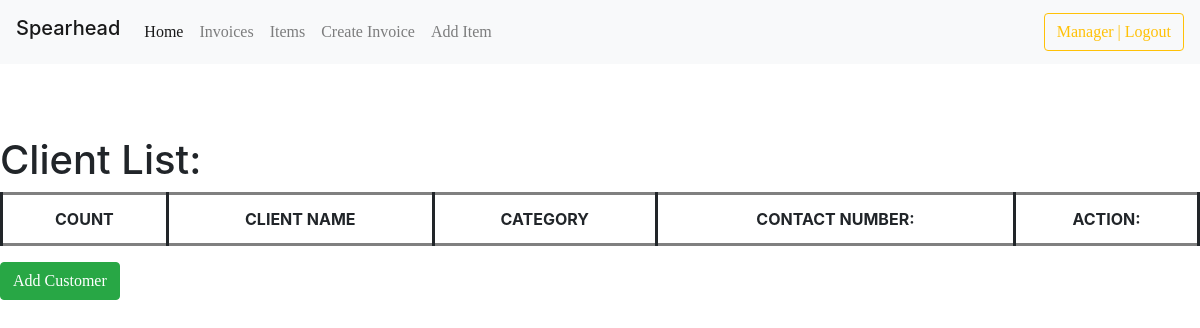
Before: /list_client/ (signed in) with the older database file.
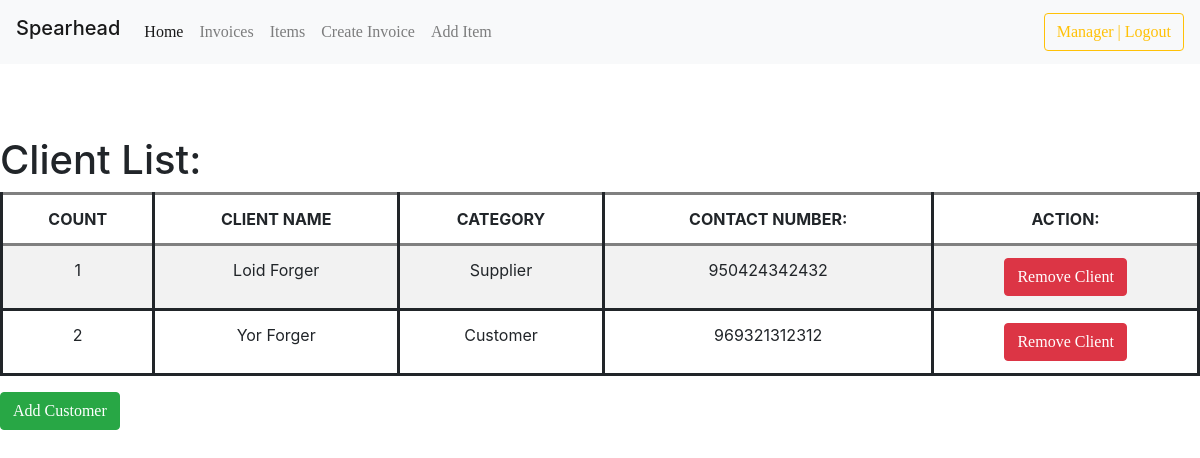
After: the same page with the newer database file.
### clientmgmt/models.py (models this page shows, shortened)
class Client(models.Model):
    client_name = models.CharField('Client Name:', max_length=200, default='', blank=True, null=True)
    category_choice = (
        ('Supplier', 'Supplier'),
        ('Customer', 'Customer'),
    )
    category = models.CharField('Category:', max_length=50, default='', blank=True, null=True, choices=category_choice)
    contact_number = models.IntegerField('Contact Number:', max_length='10', blank=True, null=True)

### clientmgmt/views.py (the view)
# urls.py: path('list_client/', list_client, name='list_client'),
@login_required
def list_client(request):
	queryset2 = Client.objects.all()
	form = ClientCreateForm(request.POST or None)
	context = {
		"queryset2": queryset2,
		"form": form,
	}
	return render(request, "list_client.html", context)

### templates/list_client.html (shortened to what this page needs)
{% load static %}
{% load crispy_forms_tags %}
<!DOCTYPE html>
<html>
<head>
    <link rel="stylesheet" type="text/css" href="https://stackpath.bootstrapcdn.com/bootstrap/4.5.2/css/bootstrap.min.css">
	<link href="{% static 'css/stylesheet.css' %}" rel="stylesheet">
</head>
{% include 'navbar.html' %}
<br>
<br>
<br>
<body>
	<h1>Client List:</h1>
    <table class="table table-striped">
        <thead>
          <tr>
              <th>COUNT</th>
            <th>CLIENT NAME</th>
            <th>CATEGORY</th>
              <th>CONTACT NUMBER:</th>
              <th>ACTION:</th>
          </tr>
        </thead>
	{% for instance in queryset2 %}
        <tr>
        <td>{{ forloop.counter }}</td>
	    <td>{{instance.client_name}}</td>
	    <td>{{instance.category}}</td>
            <td>{{instance.contact_number}}</td>
            <td><a class="btn btn-danger" type="submit" href="{% url 'delete_client' instance.id %}">Remove Client</a></td>
        </tr>
	{% endfor %}
    </table>
<a class="btn btn-success" type="submit" href="{% url 'add_client' %}">Add Customer</a>
</body>
</html>

Changed rows visible on the page:
added Client: client_name "Loid Forger", category "Supplier", contact_number "950424342432"
added Client: client_name "Yor Forger", category "Customer", contact_number "969321312312"
